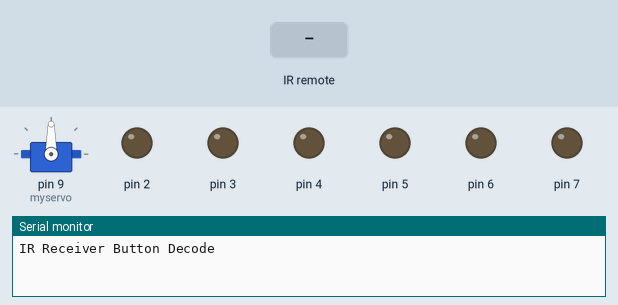
Simulated run of this sketch. Board: Arduino Uno, built with avr-gcc and run on an emulated ATmega328P. On the bench: servo, output pins drawn as LEDs (lit = HIGH), the last lines printed to the serial monitor. The inputs (shaded band) are chosen by the test bench.

Above: at 1.2 s.
1.3 s: infrared code 0xFF10EF received
At 1.6 s:
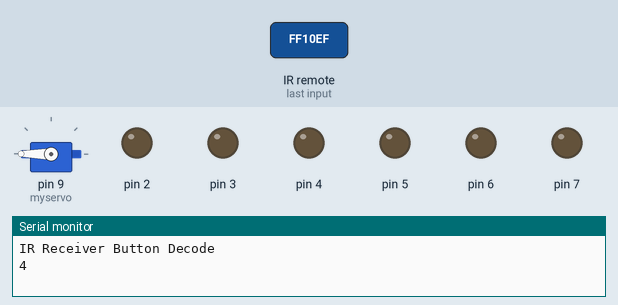
3.8 s: infrared code 0xFF5AA5 received
At 4.6 s:
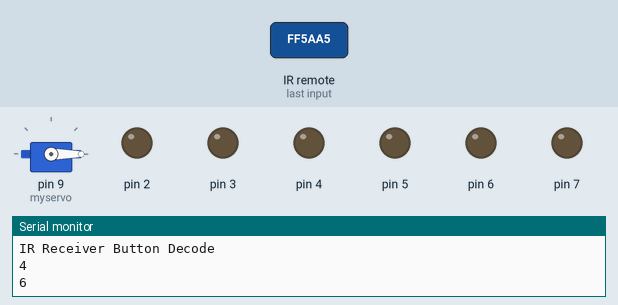
6.3 s: infrared code 0xFF18E7 received
At 6.6 s:
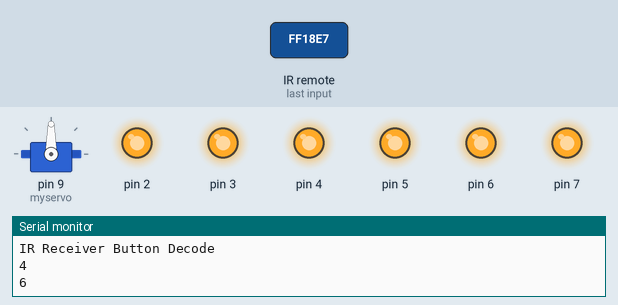
7.8 s: infrared code 0xFF10EF received
At 8.6 s:
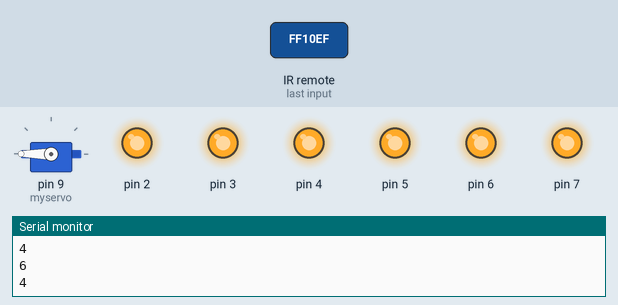
10.3 s: infrared code 0xFF5AA5 received
At 10.8 s:
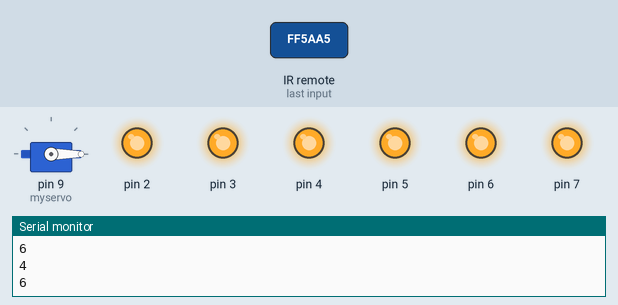
12.8 s: infrared code 0xFF4AB5 received
At 13.9 s:
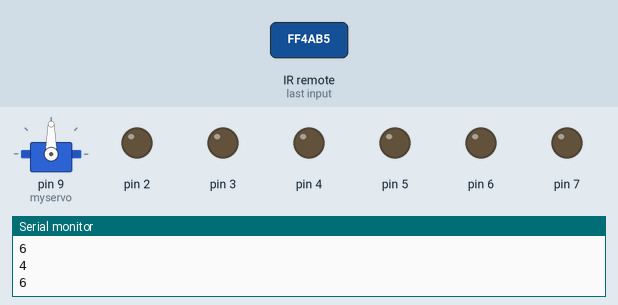
Timing chart, 0 to 15.3 s (numbered marks = the images above; inputs shaded):
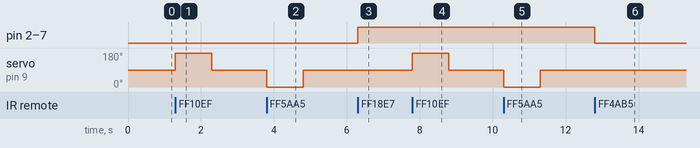

Measured:
- after the input at 1.3 s, servo on pin 9 (myservo): 90° → 180° at once, → 90° 1.0 s later
- after the input at 3.8 s, servo on pin 9 (myservo): 90° → 0° at once, → 90° 1.0 s later
- after the input at 6.3 s, pin 2–7: LOW → HIGH at once
- after the input at 7.8 s, servo on pin 9 (myservo): 90° → 180° at once, → 90° 1.0 s later
- after the input at 10.3 s, servo on pin 9 (myservo): 90° → 0° at once, → 90° 1.0 s later
- after the input at 12.8 s, pin 2–7: HIGH → LOW at once

The sketch:

RC-Car.ino
```cpp
#include "IRremote.h"
#include <Servo.h>

int receiver = 11;

IRrecv irrecv(receiver);     // create instance of 'irrecv'
decode_results results;      // create instance of 'decode_results'
Servo myservo;               // create instance of 'Servo'

/*
 *  describes the Remote IR codes and
 *  takes action based on IR code received
 */
void translateIR(){

  switch(results.value){
    case 0xFF18E7: digitalWrite(2, HIGH);  digitalWrite(3, HIGH); digitalWrite(4, HIGH);
         digitalWrite(5, HIGH);  digitalWrite(6, HIGH); digitalWrite(7, HIGH); myservo.write(90); break; //go forward
    case 0xFF10EF: Serial.println("4"); myservo.write(180); delay(1000); myservo.write(90); break; //left turn
    case 0xFF5AA5: Serial.println("6"); myservo.write(0); delay(1000); myservo.write(90); break; //right turn
    case 0xFF4AB5: digitalWrite(2, LOW); digitalWrite(3, LOW);  digitalWrite(4, LOW); myservo.write(90); //stop
         digitalWrite(5, LOW);  digitalWrite(6, LOW); digitalWrite(7, LOW); myservo.write(90); break;
    default:
      Serial.println(" other button : ");
      Serial.println(results.value);
    }
  delay(500); // Do not get immediate repeat
}

/*
 * Initialize IR receiver, brush motors,
 * and servo motors
 */
void setup() {
  Serial.begin(9600);

  //IR receiver initialization
  Serial.println("IR Receiver Button Decode");
  irrecv.enableIRIn();

  //brush motor power
  pinMode(2, OUTPUT);
  pinMode(3, OUTPUT);
  pinMode(4, OUTPUT);
  pinMode(5, OUTPUT);
  pinMode(6, OUTPUT);
  pinMode(7, OUTPUT);

  //for servo motor
  myservo.attach(9);
}

/*
 * Continuously check for IR signals
 */
void loop() {
  if (irrecv.decode(&results)){
    translateIR(); //translate
    irrecv.resume(); // receive the next value
  }

}
```
